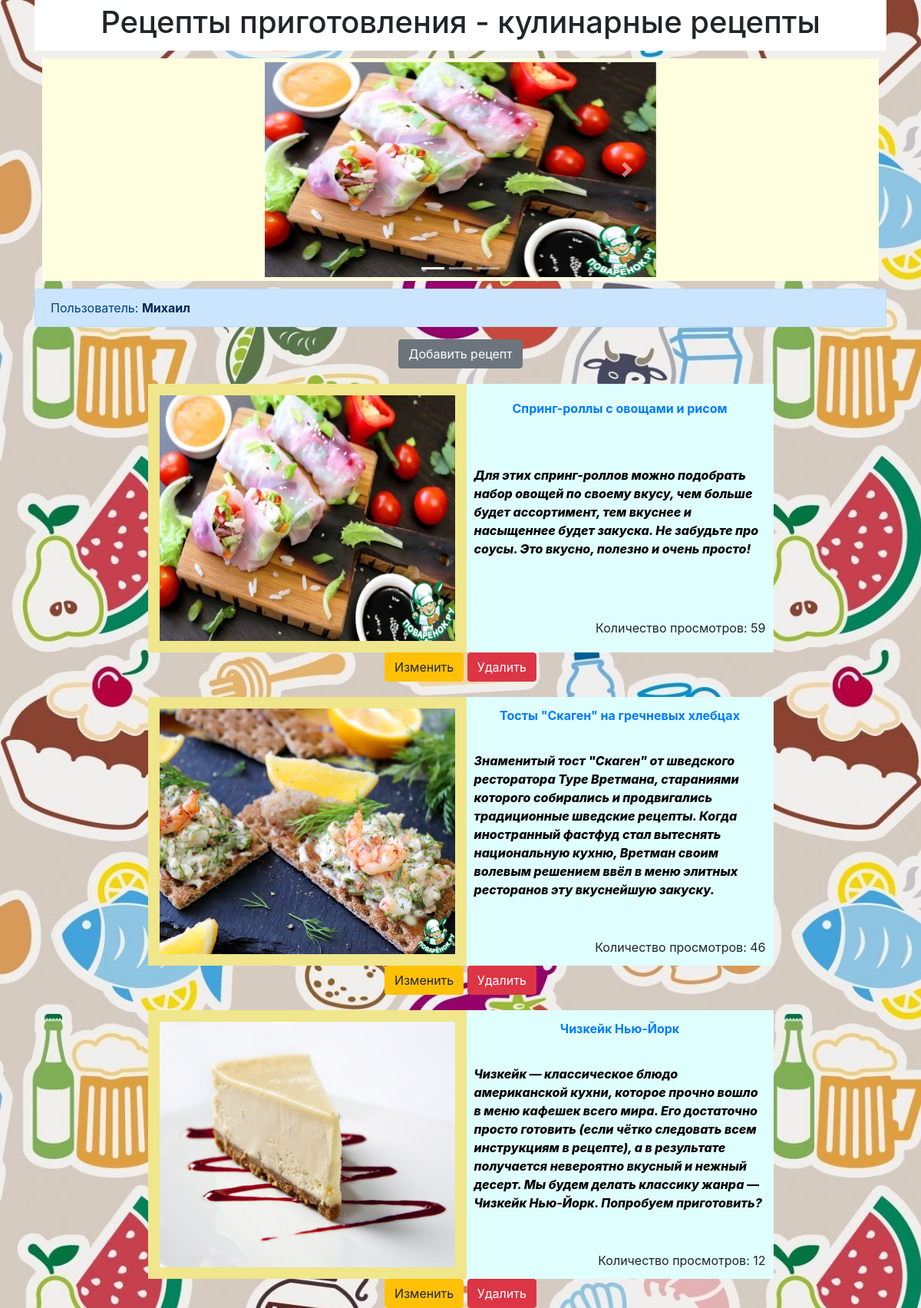
The page / (signed in) on the database its author committed.
### data/users.py (models this page shows, shortened)
class User(SqlAlchemyBase, UserMixin, SerializerMixin):
    __tablename__ = 'users'
    id = sqlalchemy.Column(sqlalchemy.Integer,
                           primary_key=True, autoincrement=True)
    surname = sqlalchemy.Column(sqlalchemy.String, nullable=True)
    name = sqlalchemy.Column(sqlalchemy.String, nullable=True)
    age = sqlalchemy.Column(sqlalchemy.String, nullable=True)
    birth = sqlalchemy.Column(sqlalchemy.String, nullable=True)
    email = sqlalchemy.Column(sqlalchemy.String,
                              index=True, unique=True, nullable=True)
    hashed_password = sqlalchemy.Column(sqlalchemy.String, nullable=True)
    modified_date  = sqlalchemy.Column(sqlalchemy.DateTime,
                                     default=datetime.datetime.now)
    city_from = sqlalchemy.Column(sqlalchemy.String, nullable=True)
    rec = orm.relation("Recipes", back_populates='user')

### data/recipes.py (models this page shows)
class Recipes(SqlAlchemyBase, SerializerMixin):
    __tablename__ = 'recipes'
    id = sqlalchemy.Column(sqlalchemy.Integer,
                           primary_key=True, autoincrement=True)
    personal_id = sqlalchemy.Column(sqlalchemy.Integer,
                                    sqlalchemy.ForeignKey("users.id"))
    name_recipe = sqlalchemy.Column(sqlalchemy.String, nullable=True)
    cooking_time = sqlalchemy.Column(sqlalchemy.String, nullable=True)
    start_date = sqlalchemy.Column(sqlalchemy.DateTime,
                                     default=datetime.datetime.now)
    end_date = sqlalchemy.Column(sqlalchemy.DateTime,
                                     default=datetime.datetime.now)
    ingredients = sqlalchemy.Column(sqlalchemy.String, nullable=True)
    about = sqlalchemy.Column(sqlalchemy.String, nullable=True)
    food = sqlalchemy.Column(sqlalchemy.String, nullable=True)
    name_photo = sqlalchemy.Column(sqlalchemy.String, nullable=True)
    category = sqlalchemy.Column(sqlalchemy.String, nullable=True)
    coeff_popular = sqlalchemy.Column(sqlalchemy.Integer, default=0)
    user = orm.relation('User')

### main.py (the view)
    @app.route("/")
    def index():
        len_data = len([x for x in db_sess.query(Recipes).all()])
        data = db_sess.query(Recipes).order_by(Recipes.coeff_popular)[::-1]
        val_1 = db_sess.query(Recipes).order_by(Recipes.coeff_popular)[::-1][0]
        return render_template("index.html", data=data, len_data=len_data, val_1=val_1)

### data/db_session.py (called while the page is built)
def create_session() -> Session:
    global __factory
    return __factory()

### main.py (called while the page is built)
@login_manager.user_loader
def load_user(user_id):
    db_sess = db_session.create_session()
    return db_sess.query(User).get(user_id)

### templates/index.html (shortened to what this page needs)
{% extends "base.html" %}
{% block content %}
<div class="text">
<h1>Рецепты приготовления - кулинарные рецепты</h1>
</div>
<div class="row" style="margin: 10px; border: 5px solid #FFFFE0; background: #FFFFE0">
    <div class="offset-md-3 col-md-6">
<div align="center" id="carouselExampleIndicators" class="carousel slide" data-bs-ride="carousel">
  <div class="carousel-indicators">
    <li type="button" data-bs-target="#carouselExampleIndicators" data-bs-slide-to="0" class="active"></li>
    {% for i in range(len_data - 1) %}
    <li type="button" data-bs-target="#carouselExampleIndicators" data-bs-slide-to="{{ i + 1 }}"></li>
    {% endfor %}
  </div>
  <div class="carousel-inner">
    <div class="carousel-item active">
      {% set url_path = "static/img_rec/" + val_1.name_photo %}
      <a href="/show/{{ val_1.id }}"><img src={{ url_path }} class="d-block w-100" height="280" text-align="center" alt="Изображение">
    </div>
  </div>
  <a class="carousel-control-prev" href="#carouselExampleIndicators" role="button" data-slide="prev">
    <span class="carousel-control-prev-icon" aria-hidden="true"></span>
  </a>
  <a class="carousel-control-next" href="#carouselExampleIndicators" role="button" data-slide="next">
    <span class="carousel-control-next-icon" aria-hidden="true"></span>
  </a>
</div>
</div>
</div>
{% if current_user.is_authenticated %}
            <div class="alert alert-primary" role="alert" >
              Пользователь: <a href="/logout" class="alert-link">{{ current_user.name }}</a>
            </div>
{% endif %}
{% if current_user.is_authenticated %}
<center>
    <a href="add_recipes" class="btn btn-secondary">Добавить рецепт</a>
</center>
{% endif %}
{% for item_rec in data %}
 <table>
   <colgroup>
     <col span="1" style="background:Khaki" width=400px>
     <col style="background-color:LightCyan" width=400px>
   </colgroup>
   <tr>
   {% set url_path = "static/img_rec/" + item_rec.name_photo %}
     <th rowspan="3" class="first"><img src={{ url_path }} alt="Изображение блюда" align="left" width="395"
     height="330" style="padding: 5px"/></th>
     <th><a href="/show/{{ item_rec.id }}" class="alert-link">{{ item_rec.name_recipe }}</a></th>
   </tr>
   <tr>
   <td>
     <p> {{ item_rec.about }} </p>
   </td>
   </tr>
   <tr>
   <td style="text-align:right">Количество просмотров: {{ item_rec.coeff_popular }}</td>
   </tr>
 </table>
 {% if current_user.id == 1 %}
     <div align="center">
         <a href="/edit_recipes/{{ item_rec.id }}" class="btn btn-warning">
             Изменить
         </a>
         <a href="/recipes_delete/{{ item_rec.id }}" class="btn btn-danger">
             Удалить
         </a>
     </div>
{% endif %}
{% endfor %}
{% endblock %}

### static/css/fon_web_1.css (style rules this page uses)
body { background-image: url(../img_3/fon4.jpg); background-repeat: repeat-y; }

### static/css/fon_text.css (style rules this page uses)
p { font-weight: 800; font-style: italic; color: rgb(0, 0, 0); }

### templates/index.html (style rules this page uses)
.text { text-align: center; background: #ffffff; border: 5px solid #ffffff; }
table { margin-left: auto; margin-right: auto; margin-top: 20px; }
td { padding: 10px; }
th { padding: 10px; text-align: center; }

### rows shown on the page
User: name "Михаил"
Recipes: shows a picture, name_recipe "Спринг-роллы с овощами и рисом", about "Для этих спринг-роллов можно подобрать набор овощей по своему вкусу, чем больше будет ассортимент, тем вкуснее и насыщеннее будет закуска. Не забудьте про соусы. Это вкусно, полезно и очень просто!", coeff_popular "59"
Recipes: shows a picture, name_recipe "Тосты \"Скаген\" на гречневых хлебцах", about "Знаменитый тост \"Скаген\" от шведского ресторатора Туре Вретмана, стараниями которого собирались и продвигались традиционные шведские рецепты. Когда иностранный фастфуд стал вытеснять национальную кухню, Вретман своим волевым решением ввёл в меню элитных ресторанов эту вкуснейшую закуску.", coeff_popular "46"
Recipes: shows a picture, name_recipe "Чизкейк Нью-Йорк", about "Чизкейк — классическое блюдо американской кухни, которое прочно вошло в меню кафешек всего мира. Его достаточно просто готовить (если чётко следовать всем инструкциям в рецепте), а в результате получается невероятно вкусный и нежный десерт. Мы будем делать классику жанра — Чизкейк Нью-Йорк. Попробуем приготовить?", coeff_popular "12"
